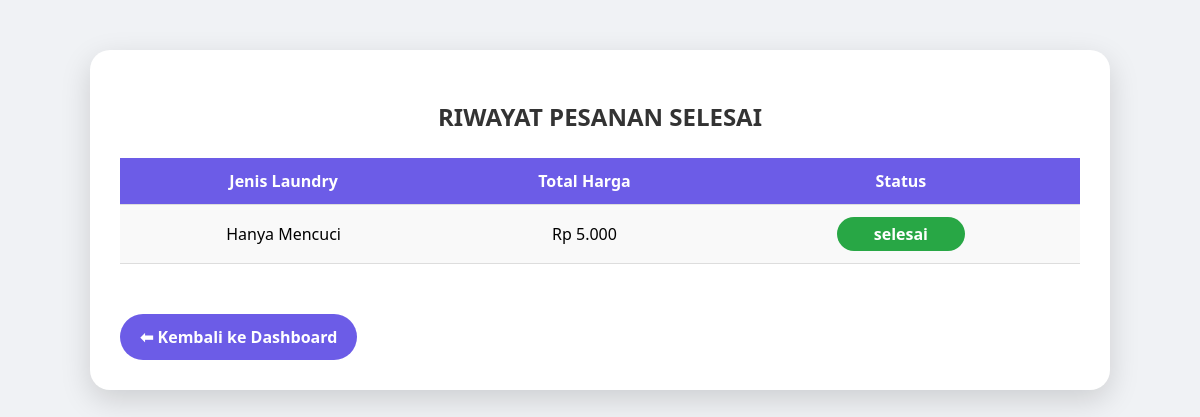
The page /riwayat.php (signed in) on the database its author committed.
### tables this page shows
CREATE TABLE `tb_orders` (
  `id` int(11) NOT NULL,
  `customer_name` varchar(200) NOT NULL,
  `user_id` int(11) NOT NULL,
  `service_id` int(11) NOT NULL,
  `tanggal` datetime NOT NULL,
  `jenis_laundry` varchar(200) NOT NULL,
  `berat` int(11) NOT NULL,
  `total_harga` text NOT NULL,
  `status` enum('baru','proses','diambil','selesai') NOT NULL,
  `created_at` timestamp NOT NULL DEFAULT current_timestamp()
);

### riwayat.php (the view, shortened to what this page needs)
<?php
include "connection.php";
$email = $_SESSION['email'];
$user_query = mysqli_query($conn, "SELECT id, nama_lengkap FROM tb_users WHERE email='$email'");
$user = mysqli_fetch_assoc($user_query);
$user_id = (int)$user['id'];
$query = "
    SELECT jenis_laundry, status, total_harga
    FROM tb_orders
    WHERE user_id = $user_id AND status='selesai'
    ORDER BY id DESC
";
$result = mysqli_query($conn, $query);
?>
<!DOCTYPE html>
<html lang="id">
<head>
</head>
<body>
<div class="container">
    <h2>Riwayat Pesanan Selesai</h2>
    <table class="table">
        <tr>
            <th>Jenis Laundry</th>
            <th>Total Harga</th>
            <th>Status</th>
        </tr>
        <?php
        if(mysqli_num_rows($result) > 0){
            while ($row = mysqli_fetch_assoc($result)) {
                $total_formatted = "Rp " . number_format($row['total_harga'], 0, ',', '.');
        ?>
        <tr>
            <td><?= htmlspecialchars($row['jenis_laundry'] ?? '-') ?></td>
            <td><?= $total_formatted ?></td>
            <td><span class="status"><?= htmlspecialchars($row['status']) ?></span></td>
        </tr>
        <?php
            }
        } else {
        ?>
        <tr><td colspan="3">Belum ada pesanan selesai</td></tr>
        <?php } ?>
    </table>
    <a href="dashboard.php">⬅ Kembali ke Dashboard</a>
</div>
</body>
</html>

### riwayat.php (style rules this page uses)
body { font-family: 'Segoe UI', Tahoma, Geneva, Verdana, sans-serif; background:#f0f2f5; margin:0; padding:0; display:flex; justify-content:center; align-items:flex-start; min-height:100vh; padding-top:50px; }
.container { width:80%; background:#fff; padding:30px; border-radius:20px; box-shadow:0 10px 30px rgba(0,0,0,0.15); }
h2 { text-align:center; margin-bottom:25px; color:#333; text-transform:uppercase; }
.table { width:100%; border-collapse:collapse; margin-bottom:30px; }
.table th, .table td { padding:12px; text-align:center; border-bottom:1px solid #ddd; }
.table th { background:#6c5ce7; color:#fff; }
.table tr:nth-child(even) { background:#f9f9f9; }
.status { padding:6px 14px; border-radius:20px; font-weight:600; min-width:100px; display:inline-block; background:#28a745; color:#fff; }
a { display:inline-block; margin-top:20px; text-decoration:none; padding:12px 20px; background:#6c5ce7; color:#fff; border-radius:30px; font-weight:bold; transition:0.3s; }

### rows shown on the page
tb_orders: jenis_laundry "Hanya Mencuci", total_harga "Rp 5.000", status "selesai"
